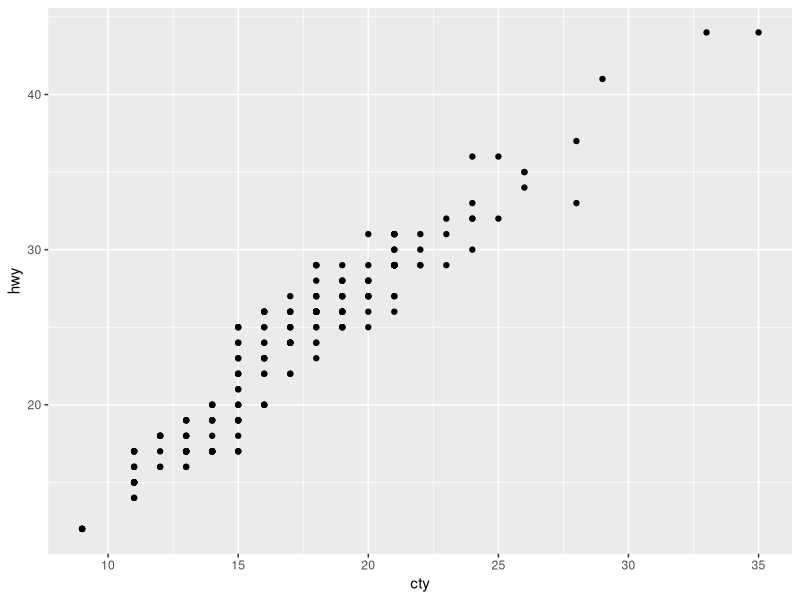
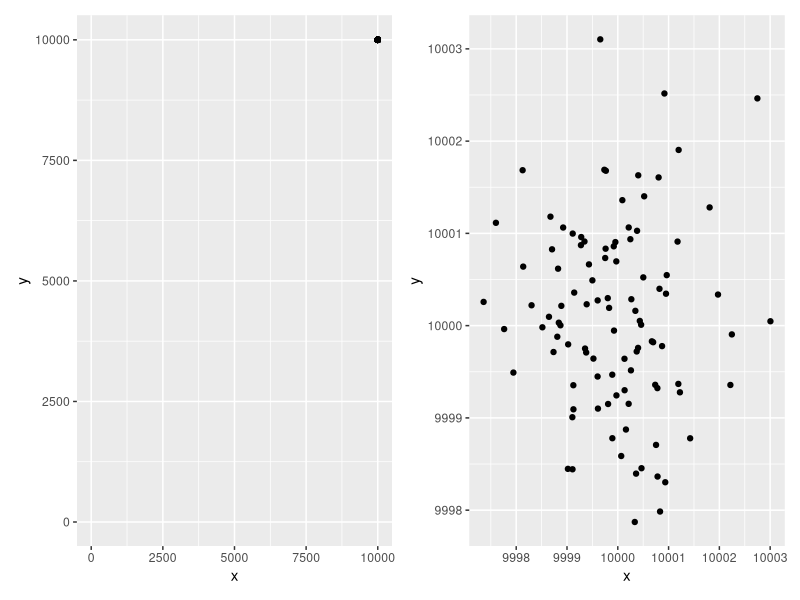

Write R code to recreate these figures, in order.
## ---- chunk 1
library(tidyverse)
ggplot(mpg) +
    aes(x = cty, y = hwy) +
    geom_point()
## ---- chunk 2
library(tidyverse)
library(patchwork)
data <- tibble(x = rnorm(100, mean = 10000), y = rnorm(100, mean = 10000))
p_2 <- data |> 
    ggplot(aes(x, y)) +
    geom_point()

p_1 <- p_2 + expand_limits(x = c(0,10010), y = c(0,10010))


p_1 + p_2
